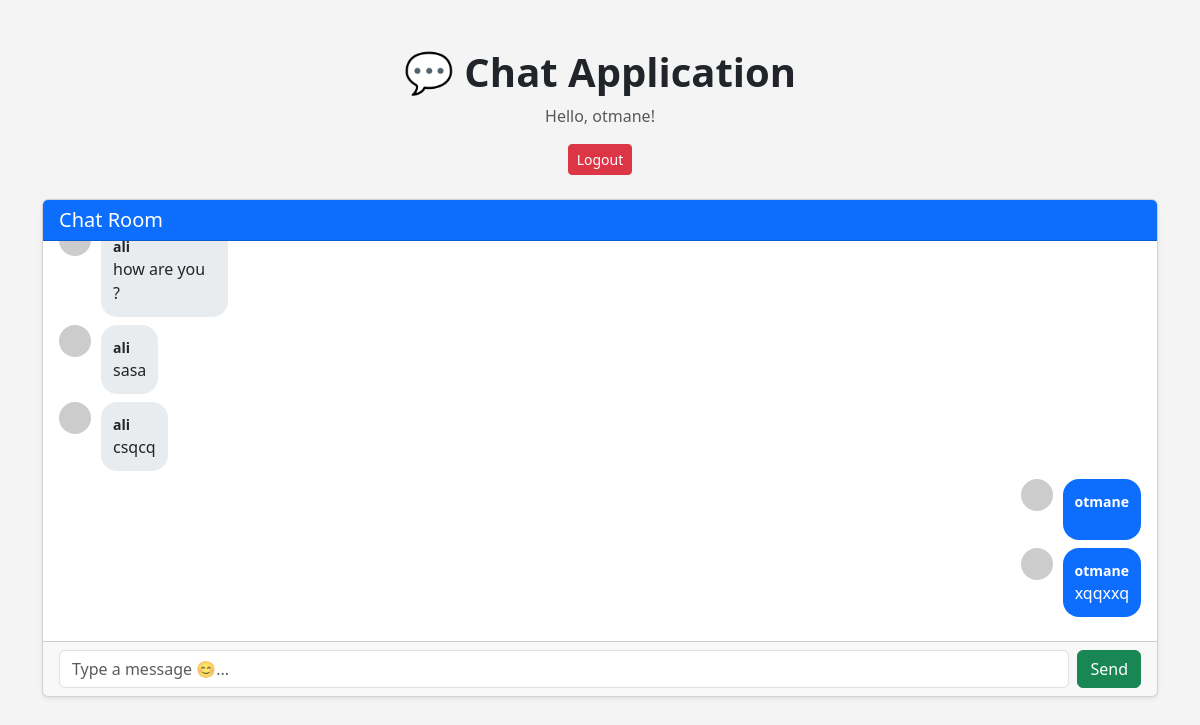
The app's page / (signed in) with its own data.
### chat/models.py (models this page shows, shortened)
class Message(models.Model):
    user = models.ForeignKey(User, on_delete=models.CASCADE)
    content = models.TextField()
    timestamp = models.DateTimeField(default=timezone.now)

### chat/views.py (the view)
# urls.py: path('', views.home, name='home'),
@login_required
def home(request):
    messages = Message.objects.order_by('-timestamp')[:50][::-1]
    return render(request, 'chat/home.html', {'messages': messages})

### chat/templates/chat/home.html (shortened to what this page needs)
<!DOCTYPE html>
<html lang="en">
<head>
    <link href="https://cdn.jsdelivr.net/npm/bootstrap@5.3.3/dist/css/bootstrap.min.css" rel="stylesheet">
</head>
<body>
<div class="container py-5">
    <div class="text-center mb-4">
        <h1 class="fw-bold">💬 Chat Application</h1>
        <p class="text-muted">Hello, {{ user.username }}!</p>
        <form method="post" action="{% url 'logout' %}">{% csrf_token %}
            <button type="submit" class="btn btn-danger btn-sm">Logout</button>
        </form>
    </div>
    <div class="card shadow-sm">
        <div class="card-header bg-primary text-white">
            <h5 class="mb-0">Chat Room</h5>
        </div>
        <div id="chat-log" class="card-body d-flex flex-column-reverse">
            {% for message in messages reversed %}
                {% with avatar_url="https://api.dicebear.com/7.x/initials/svg?seed="|add:message.user.username %}
                <div class="d-flex mb-2 {% if message.user == user %}justify-content-end{% else %}justify-content-start{% endif %}">
                    <div class="message-container">
                        <img src="{{ avatar_url }}" alt="avatar" class="avatar">
                        <div class="message-bubble {% if message.user == user %}from-me{% else %}from-others{% endif %}">
                            <small class="fw-bold d-block">{{ message.user.username }}</small>
                            {{ message.content|safe }}
                        </div>
                    </div>
                </div>
                {% endwith %}
            {% endfor %}
        </div>
        <div class="card-footer d-flex">
            <input id="chat-message-input" type="text" class="form-control me-2" placeholder="Type a message 😊..." autocomplete="off">
            <button id="chat-message-submit" class="btn btn-success">Send</button>
        </div>
    </div>
</div>
</body>
</html>

### chat/templates/chat/home.html (style rules this page uses)
body { background-color: #f4f4f4; }
#chat-log { height: 400px; overflow-y: auto; display: flex; flex-direction: column-reverse; padding: 1rem; }
.message-bubble { max-width: 75%; padding: 0.75rem; border-radius: 1rem; word-wrap: break-word; }
.from-me { background-color: #0d6efd; color: white; align-self: flex-end; text-align: end; }
.from-others { background-color: #e9ecef; color: #212529; align-self: flex-start; }
.avatar { width: 32px; height: 32px; border-radius: 50%; margin-right: 10px; }
.message-container { display: flex; align-items: flex-start; }

### records on screen
Message: user.username "otmane", content "xqqxxq"
Message: user.username "otmane"
Message: user.username "ali", content "csqcq"
Message: user.username "ali", content "sasa"
Message: user.username "ali", content "how are you ?"

### other values on screen
{{ user.username }} "otmane"
